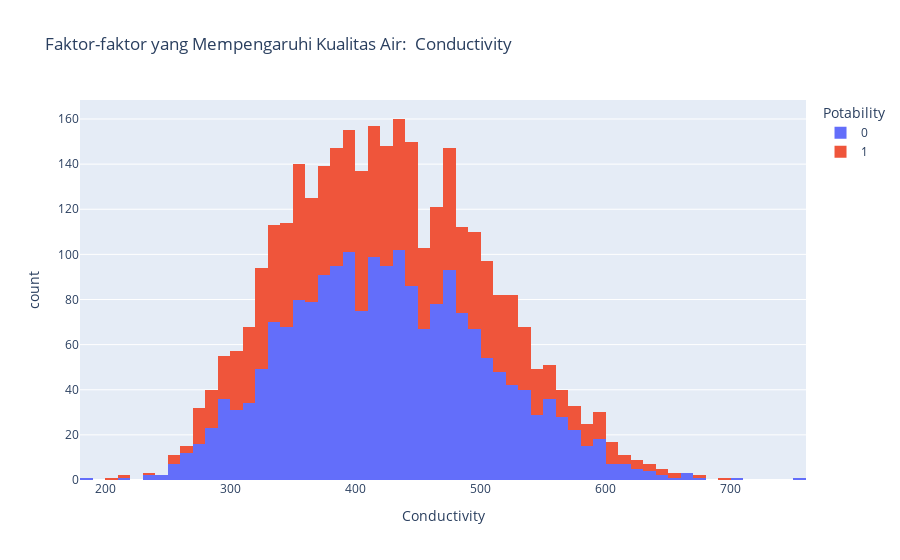

The notebook cell this image was saved under:
### Code cell
import pandas as pd
import plotly.express as px

# Membaca dataset
dataset_path = r'C:\Users\SODIKAP\Pictures\dataset\water_potability.csv'
df = pd.read_csv(dataset_path)

# Membuat histogram perbandingan variabel dengan potabilitas menggunakan Plotly Express
figure = px.histogram(df, x= "Conductivity",
                      color="Potability",
                      title="Faktor-faktor yang Mempengaruhi Kualitas Air:  Conductivity" )
figure.show()

### Figure 1 — Plotly figure (JSON) as saved in the notebook; plotly's stock layout.template omitted (floating-point values rounded to 4 significant figures; data arrays with more than 128 entries replaced by an {"elided": "..."} marker saying what was removed)
{"data": [{"alignmentgroup": "True", "bingroup": "x", "hovertemplate": "Potability=0<br>Conductivity=%{x}<br>count=%{y}<extra></extra>", "legendgroup": "0", "marker": {"color": "#636efa", "pattern": {"shape": ""}}, "name": "0", "offsetgroup": "0", "orientation": "v", "showlegend": true, "type": "histogram", "x": {"elided": "1998 float values"}, "xaxis": "x", "yaxis": "y"}, {"alignmentgroup": "True", "bingroup": "x", "hovertemplate": "Potability=1<br>Conductivity=%{x}<br>count=%{y}<extra></extra>", "legendgroup": "1", "marker": {"color": "#EF553B", "pattern": {"shape": ""}}, "name": "1", "offsetgroup": "1", "orientation": "v", "showlegend": true, "type": "histogram", "x": {"elided": "1278 float values"}, "xaxis": "x", "yaxis": "y"}], "layout": {"barmode": "relative", "legend": {"title": {"text": "Potability"}, "tracegroupgap": 0}, "title": {"text": "Faktor-faktor yang Mempengaruhi Kualitas Air:  Conductivity"}, "xaxis": {"anchor": "y", "domain": [0, 1], "title": {"text": "Conductivity"}}, "yaxis": {"anchor": "x", "domain": [0, 1], "title": {"text": "count"}}}}
